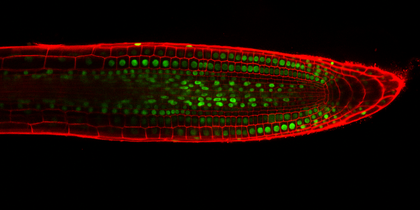
%> input picture StackNinja1.bmp, 420 x 210 px, shrunk from 1024 x 512 before the run
$ octave --eval "result = extract_analyse_nucleus_hsv('StackNinja1.bmp');"   (GNU Octave 9; MATLAB toolbox functions it lacks are replaced by stand-ins)
%> lines starting %> are read from the running program, lines starting %| are printed output that depends on the picture; in (x1, y1, x2, y2) boxes, pixels count from 0 and x2, y2 are one past the last pixel; in counts of white or black regions, pixels touching at a corner belong together; the program's own positions count from 1
%%  Description of the funtion
%
%    [im_output, numNucleus] = extract_analyse_nucleus_hsv(imgName)
%    performs a series of image processing methods that extracts and
%    analyses the input argument in the form of image.
%
%    Input agrument
%    imgName - Representing the image name along with the file extension
%    that contains nucleus to be extracted and analysed.
%
%    Output variables
%    im_output - Representing the generated result of the extraction
%    algorithm in black and white
%    numNucleus - Representing the number of nuclei being detected within
%    the input image after undergoing a series of image precessing methods
%
% Liew Yih Seng, University of Nottingham Malaysia Campus, April 2021.
% hfyyl2@nottingham.edu.my
%
%
%%%%%%%%%%%%%%%%%%%%%%%%%%%%%%%%%%%%%%%%%%%%%%%%%%%%%%%%%%%%%%%%%%%%%%%%%%%

function [im_output, numNucleus] = extract_analyse_nucleus_hsv(imgName)
%> called with imgName = 'StackNinja1.bmp'
    %% Reading and initialization of the variable im
    im = imread(imgName);
%> im is the input picture: size 210x420x3 uint8; mean R, G, B 24.8, 7.4, 0
    % Display of Original Image
    figure('Name', 'Display of Original Image'),
    imshow(im);
    title("Original Image");

    %% Implementation of HSV colour space
    % Conversion from RGB to HSV colour space
    im_hsv = rgb2hsv(im);
%> im_hsv: size 210x420x3 double; mean H, S, V 0.0447, 0.573, 0.108

    % Extraction of Hue Channel
    % Enhancing the white intensity of the image
    im_h = im_hsv(:, :, 1) .* 3;
    figure('Name', 'Display of Hue Channel in Grayscale'),
    imshow(im_h);
    title("Extraction of Hue channel from HSV Colour space");

    %% Using Hue Channel as it is the best among comparisons
    % Applying Median Filter for Noise Reduction
    im_median = medfilt2(im_h, [4 4]);
    figure('Name', 'Display of Image after Median Filtering'),
    imshow(im_median);
    title("Image after Applying Median Filtering with Neighborhood of 4x4");

    %% Processing of im_median
    % Remove pixels that may be of red pixels
    % As red pixels tend to be very small within the scale from 0 to 1 in
    % the Hue Channel of Matlab representation
    [w h] = size(im_median);
%> w = 210; h = 420
    for i = 1 : w
        for j = 1 : h
            if(im_median(i, j) < 0.1)
                im_median(i, j) = 0;
            end
        end
    end
%> im_median: size 210x420 double; min 0, max 1, mean 0.0723

    %% Converting im_median into black and white
    % adaptthresh is a local adaptive thresholding that computes the
    % threshold based on the local mean intensity of the neighborhood of
    % each pixels
    adapt_thresh = adaptthresh(im_median, 0.4, "ForegroundPolarity", "bright");
    im_bw = imbinarize(im_median, adapt_thresh);
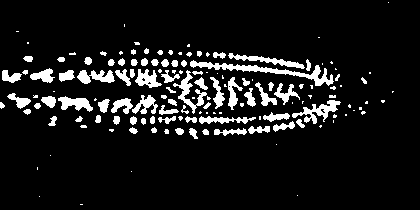
%> im_bw: size 210x420 logical; 9.7% white; 143 white regions (64 under 20 px), largest, box (x1, y1, x2, y2) and area: (190, 60, 334, 86) 829, (292, 100, 341, 124) 425, (173, 70, 207, 114) 389
    figure('Name', 'Display of Binarized Image with Adaptive Threshold'),
    imshow(im_bw);
    title("Image after Applying Imbinarize with Threshold from Adaptthresh");

    %% Clearing small and unwanted pixels using imopen
    % Initializing a structural element of size 4
    se_4 = strel("disk", 4);
    im_open = imopen(im_bw, se_4);
%> im_open: size 210x420 logical; 2.5% white; 29 white regions, largest, box (x1, y1, x2, y2) and area: (61, 97, 89, 109) 236, (31, 69, 52, 82) 167, (2, 73, 20, 83) 119

    % Comparison of the current image and the initial image
    im_overlay = labeloverlay(im, im_open);

    % Displaying the comparison of current progress of extraction with
    % original image
    figure('Name', 'Comparison of Progress of Cell Nuclei Extraction'),
    subplot(2, 1, 1), imshow(im_open);title("Image after Clearing Small and Unwanted Pixels");
    subplot(2, 1, 2), imshow(im_overlay);title("Overlay of Images from Above and Original Image");

    %% Implementing Watershed
    % Measuring bwdist
    im_bwdist = bwdist(~im_open);

    % Inverting values of im_bwdist
    im_bwdist = -im_bwdist;
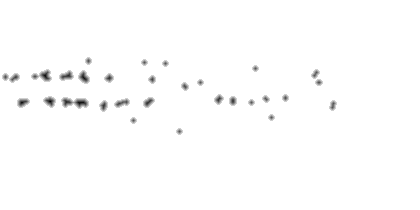
%> im_bwdist: size 210x420 single; min -5.39, max 0, mean -0.0483; drawn with min black and max white

    % Watershed Transformation
    im_watershed = watershed(im_bwdist, 8);
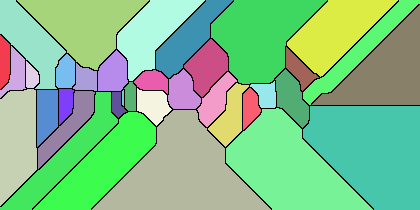
%> im_watershed: size 210x420 uint8; 37 distinct labels, from 0 to 36; one colour per label, 0 black
    im_watershed(~im_open) = 0;

    % Converting im_watershed to black and white
    im_watershed = logical(im_watershed);
%> im_watershed: size 210x420 logical; 2.4% white; 36 white regions (1 under 20 px), largest, box (x1, y1, x2, y2) and area: (74, 98, 89, 109) 133, (39, 69, 52, 82) 120, (78, 70, 90, 84) 117
    figure('Name', 'Display of Image Undergoing Watershed Transformation in Black and White'),
    imshow(im_watershed);
    title("Image after Applying Watershed Transformation");

    % Opening to remove small unwanted pixels and to enhance the borders of
    % the detected nuclei
    im_open = imopen(im_watershed, se_4);
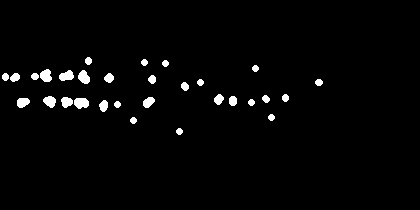
%> im_open: size 210x420 logical; 2.2% white; 30 white regions, largest, box (x1, y1, x2, y2) and area: (74, 98, 89, 109) 133, (40, 69, 52, 82) 117, (78, 70, 90, 84) 117
    figure('Name', 'Display of Image after being Morphological Opened'),
    imshow(im_open);
    title("Image after Applying Morphological Opening with Structure Element of 4 (Final Output)");

    %% Counting of nucleus detected using bwconncomp
    cc = bwconncomp(im_open, 4);
%> cc = 30 connected components
    numNucleus = cc.NumObjects;
%> numNucleus = 30

    % Labelling nucleus with different colour
    im_labeled = labelmatrix(cc);
%> im_labeled: size 210x420 uint8; 31 distinct labels, from 0 to 30
    im_watershed_rgb = label2rgb(im_labeled, 'spring', 'k', 'shuffle');

    %% Observing the performance of this current stage of extraction process
    im_overlay = 0.5 * im_watershed_rgb + im;
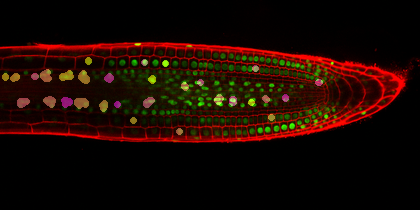
%> im_overlay: size 210x420x3 uint8; mean R, G, B 27.6, 8.8, 1.4

    %% Output image
    im_output = im_open;

    %% Marking of nucleus detected
    [cells, im_marking] = bwboundaries(im_output, 4, 'noholes');
%> im_marking: size 210x420 double; 31 distinct labels, from 0 to 30
%> cells = 30 boundaries; largest, box (x1, y1, x2, y2) and points: (74, 98, 89, 109) 37, (59, 70, 74, 81) 36, (40, 69, 52, 82) 34, (78, 70, 90, 84) 33, (17, 98, 30, 108) 32

    figure('Name', 'Display of Output of Extraction of Cell Nuclei'),
    subplot(2, 2, 1),imshow(im_watershed_rgb); title("Colour Labelling of Image After Watershed Transformation");
    subplot(2, 2, 2),imshow(im_overlay); title("Overlay of Images After Watershed and the Original Image");
    subplot(2, 2, 3),imshow(im); title("Marking of Outlines of all the Detected Nuclei");
    hold on
    % Performing the marking process onto the image
    for k = 1: length(cells)
        boundary = cells{k};
        plot(boundary(:, 2), boundary(:, 1), 'y', 'LineWidth',1);
    end
%> this loop made 30 passes
    subplot(2, 2, 4), imshow(im_output);title("Final Binary Image Marking Regions Corresponding to Nuclei");
%> after `title("Final Binary Image Marking Regions Corresponding to Nuclei")`:
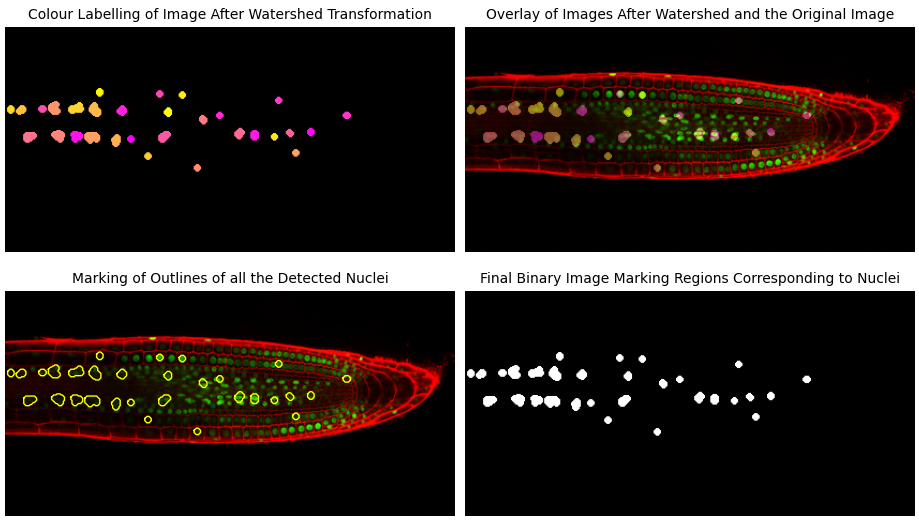
%> figure redrawn from the program's plot data, 4 panels


    %% Analysis
    % Area - Representing the number of pixels in the nucleus
    % PixelList - Representing the list of pixel coordinates
    % Eccentricity - Representing the likelihood the nucleus is of the
    % shape of circle or ellipse, where nucleus is circle when the value
    % generated is close or equal to 0, and nucleus is ellipse  when the
    % value generated is close or equal to 1
    nucleus = regionprops(im_output, 'Area', 'PixelList', 'Eccentricity');
%> nucleus = 30 regions; largest, Area and Eccentricity: 133 0.717, 117 0.477, 117 0.692, 116 0.798, 110 0.566

    % Initializing the variable nucleusSize, nucluesShape and
    % nucleusCoordinate
    nucleusSize = zeros(numel(nucleus), 1);
    nucleusShape = zeros(numel(nucleus), 1);
    nucleusCoordinate = struct('Coordinates', {});

    %% Analysis of size of nucleus using Area from regionprops
    % Assigning all the values retrieved from regionprops to variable
    % nucleusSize
    for i = 1 : numel(nucleus)
        nucleusSize(i) = getfield(nucleus, {i}, 'Area');
    end
%> after the loop, nucleusSize = 30 values, max 133 at index 9, min 37 at index 14, mean 65.13

    %% Analysis of shape of nucleus using Eccentricity from regionprops
    % Assigning all the values retrieved from regionprops to variable
    % nucleusShape
    for i = 1 : numel(nucleus)
        nucleusShape(i) = getfield(nucleus, {i}, 'Eccentricity');
    end
%> after the loop, nucleusShape = 30 values, max 0.798 at index 7, min 0 at index 14, mean 0.394

    %% Analysis of brightness of nucleus
    % HSV Channel 3 is representing the brightness
    im_v = im_hsv(:, :, 3);
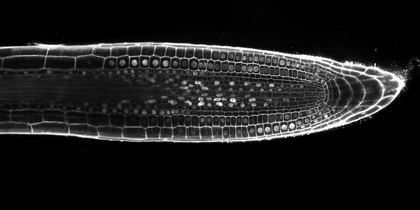
%> im_v: size 210x420 double; min 0, max 1, mean 0.108

    % Assigning all the pixel coordinates of detected nuclei from
    % regionprops to struct type nucleusCoordinate
    for i= 1 : numel(nucleus)
        nucleusCoordinate{i} = num2cell(getfield(nucleus, {i}, 'PixelList'));
    end
%> this loop made 1 pass

    % Initializing the meanBrightness array
    meanBrightness = zeros(1, length(nucleusCoordinate));

    % Calculate the mean brightness in each cell then assign it into the
    % array of meanBrightness
    for i = 1 : numel(nucleusCoordinate)
        sum = 0;
        cell_Coordinate = cell2mat(nucleusCoordinate{i});
        for k = 1 : length(nucleusCoordinate{i})
            sum = sum + im_v(cell_Coordinate(k, 2), cell_Coordinate(k, 1));
        end
        meanBrightness(i) = sum/ length(nucleusCoordinate{i});
    end

    %% Displaying of all distribution histograms for analysis
    % Displaying the distribution of the nucleus size
    figure('Name', 'Display of All Analysis Distribution being Done'),
    subplot(2, 2, 1),
    histogram(nucleusSize, 10);
    xlabel("Size in Pixels");
    ylabel("Count");
    title("Distribution of Sizes of Detected Nucleus");

    % Displaying the distribution of the nucleus shape
    subplot(2, 2, 2),
    histogram(nucleusShape, 10);
    xlabel("Eccentricity");
    ylabel("Count");
    title("Distribution of Shapes of Detected Nucleus");

    % Displaying the distribution of the average brightness of the nucleus
    subplot(2, 2, 3),
    histogram(meanBrightness);
    xlabel("Mean Brightness");
    ylabel("Count");
    title("Distribution of Average Brightness of Detected Nucleus");

end
%> (the run ends here)

$ run again, on StackNinja2.bmp
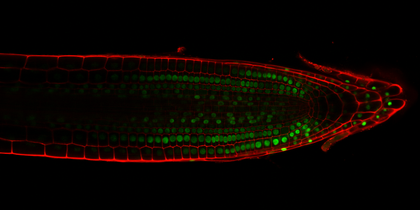
%> input picture StackNinja2.bmp, 420 x 210 px, shrunk from 1024 x 512 before the run
%> in extract_analyse_nucleus_hsv, im is the input picture: size 210x420x3 uint8; mean R, G, B 11.4, 4.8, 0
%> im_hsv: size 210x420x3 double; mean H, S, V 0.0661, 0.515, 0.0548
%> im_bw: size 210x420 logical; 13% white; 246 white regions (148 under 20 px), largest, box (x1, y1, x2, y2) and area: (123, 67, 303, 96) 1489, (129, 112, 281, 145) 1187, (216, 103, 325, 154) 957
%> cc = 51 connected components
%> numNucleus = 51
%> im_labeled: size 210x420 uint8; 52 distinct labels, from 0 to 51
%> im_marking: size 210x420 double; 52 distinct labels, from 0 to 51
%> cells = 51 boundaries; largest, box (x1, y1, x2, y2) and points: (303, 117, 318, 128) 33, (25, 113, 38, 125) 31, (72, 73, 86, 81) 31, (37, 130, 49, 140) 29, (2, 85, 13, 95) 27
%> the loop in extract_analyse_nucleus_hsv, `for k = 1: length(cells)` made 51 passes
%> in extract_analyse_nucleus_hsv, `title("Final Binary Image Marking Regions Corresponding to Nuclei")`:
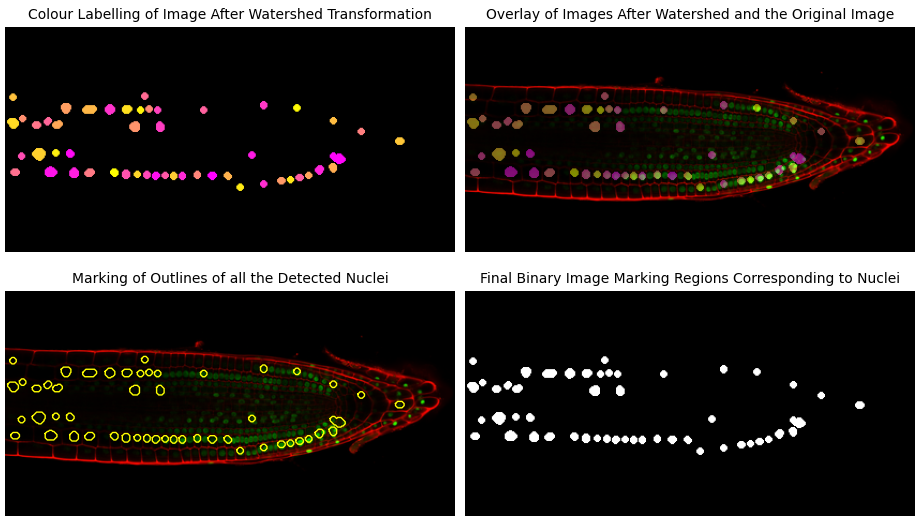
%> figure redrawn from the program's plot data, 4 panels
%> nucleus = 51 regions; largest, Area and Eccentricity: 113 0.348, 111 0.801, 94 0.803, 93 0.558, 83 0.533
%> the loop in extract_analyse_nucleus_hsv, `for i = 1 : numel(nucleus)` made 51 passes
%> after the loop in extract_analyse_nucleus_hsv, `for i = 1 : numel(nucleus)`: nucleusSize = 51 values, max 113 at index 7, min 37 at index 2, mean 52.67
%> after the loop in extract_analyse_nucleus_hsv, `for i = 1 : numel(nucleus)`: nucleusShape = 51 values, max 0.803 at index 15, min 0 at index 2, mean 0.307
%> in extract_analyse_nucleus_hsv, `im_v = im_hsv(:, :, 3);`:
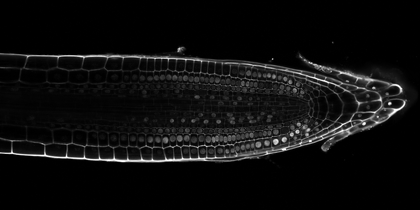
%> im_v: size 210x420 double; min 0, max 1, mean 0.0548
%> the loop in extract_analyse_nucleus_hsv, `for i= 1 : numel(nucleus)` made 1 pass

$ run again, on StackNinja3.bmp
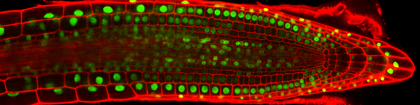
%> input picture StackNinja3.bmp, 420 x 105 px, shrunk from 1024 x 256 before the run
%> in extract_analyse_nucleus_hsv, im is the input picture: size 105x420x3 uint8; mean R, G, B 80.3, 25.1, 0
%> im_hsv: size 105x420x3 double; mean H, S, V 0.0613, 0.962, 0.343
%> in extract_analyse_nucleus_hsv, `im_bw = imbinarize(im_median, adapt_thresh);`:
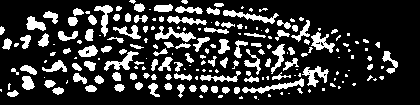
%> im_bw: size 105x420 logical; 20.6% white; 198 white regions (93 under 20 px), largest, box (x1, y1, x2, y2) and area: (242, 78, 304, 94) 285, (223, 10, 279, 24) 268, (155, 26, 196, 42) 255
%> cc = 37 connected components
%> numNucleus = 37
%> im_labeled: size 105x420 uint8; 38 distinct labels, from 0 to 37
%> im_marking: size 105x420 double; 38 distinct labels, from 0 to 37
%> cells = 37 boundaries; largest, box (x1, y1, x2, y2) and points: (22, 76, 34, 90) 35, (156, 5, 171, 12) 33, (27, 17, 37, 30) 31, (85, 29, 93, 41) 27, (52, 61, 63, 71) 26
%> the loop in extract_analyse_nucleus_hsv, `for k = 1: length(cells)` made 37 passes
%> nucleus = 37 regions; largest, Area and Eccentricity: 123 0.615, 100 0.654, 93 0.873, 76 0.751, 75 0.767
%> the loop in extract_analyse_nucleus_hsv, `for i = 1 : numel(nucleus)` made 37 passes
%> after the loop in extract_analyse_nucleus_hsv, `for i = 1 : numel(nucleus)`: nucleusSize = 37 values, max 123 at index 3, min 26 at index 1, mean 53.65
%> after the loop in extract_analyse_nucleus_hsv, `for i = 1 : numel(nucleus)`: nucleusShape = 37 values, max 0.873 at index 29, min 0 at index 4, mean 0.38
%> in extract_analyse_nucleus_hsv, `im_v = im_hsv(:, :, 3);`:
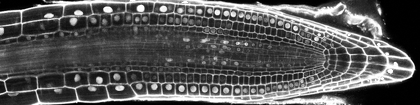
%> im_v: size 105x420 double; min 0, max 1, mean 0.343
%> the loop in extract_analyse_nucleus_hsv, `for i= 1 : numel(nucleus)` made 1 pass
